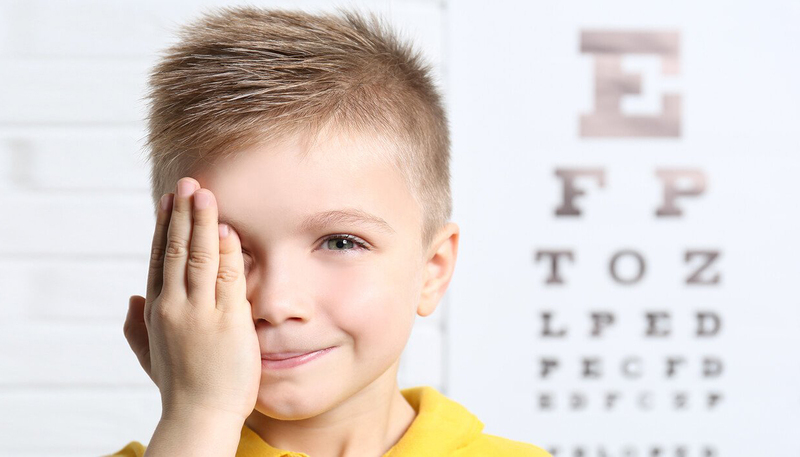
#> input picture img/01/face1.jpg, 800 x 457 px, found by its file name
$ jupyter execute 13.ipynb
#> lines starting #> are read from the running program, lines starting #| are printed output that depends on the picture
Computer Vision with Python, OpenCV, Pytorch

Histogram Equalization

[cell 1]
from PIL import Image
import numpy as np
import matplotlib.pyplot as plt

[cell 2]
image_path = '/Users/dandev947366/Desktop/Projects-github/computer-vision/computer-vision/img/01/face1.jpg'

image = Image.open(image_path)
#> image is the input picture: PIL image 800x457 RGB; mean R, G, B 222.8, 212.3, 207.3

def histogram_equalization(image, nbr_bins=256):
#> called with nbr_bins = 256
    if image.mode != 'L':
        image = image.convert('L')
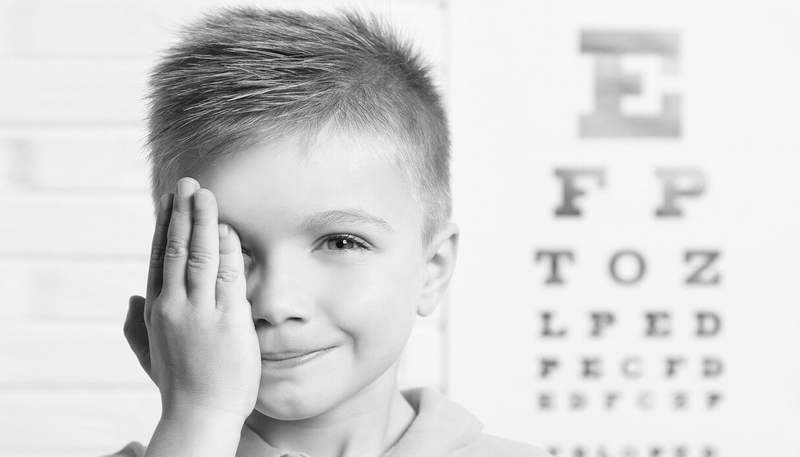
#> image: PIL image 800x457 L; min 7, max 254, mean 214.9

    image_array = np.array(image)

    histogram, bins = np.histogram(image_array, bins=nbr_bins, range=(0, 256), density=True)
#> histogram = 256 values, max 0.0998 at index 246, min 0 at index 0, mean 0.00391; bins = 257 values from 0 to 256

    cdf = histogram.cumsum()
#> cdf = 256 values from 0 to 1
    cdf = 255 * cdf /cdf[-1]
#> cdf = 256 values from 0 to 255

    image_equalized = np.interp(image_array, bins[:-1], cdf)
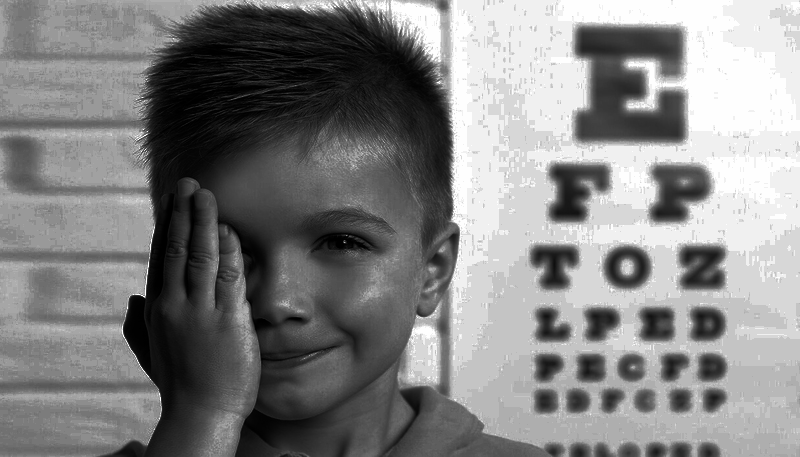
#> image_equalized: shape (457, 800) float64; min 0.00139, max 255, mean 131.6
    equalized_image = Image.fromarray(image_equalized.astype('uint8'))
    return equalized_image

[cell 3]
equalized_image = histogram_equalization(image)

plt.figure(figsize=(15, 10))

plt.subplot(2, 2, 1)
plt.imshow(image.convert('L'), cmap='gray')
plt.title('Original image')

plt.subplot(2, 2, 2)
plt.hist(np.array(image.convert('L')).flatten(), bins=128)
plt.title('Histogram - original image')

plt.subplot(2, 2, 3)
plt.imshow(equalized_image, cmap='gray')
plt.title('Equalized image')

plt.subplot(2, 2, 4)
plt.hist(np.array(equalized_image).flatten(), bins=128)
plt.title('Histogram - equalized image')

plt.show()
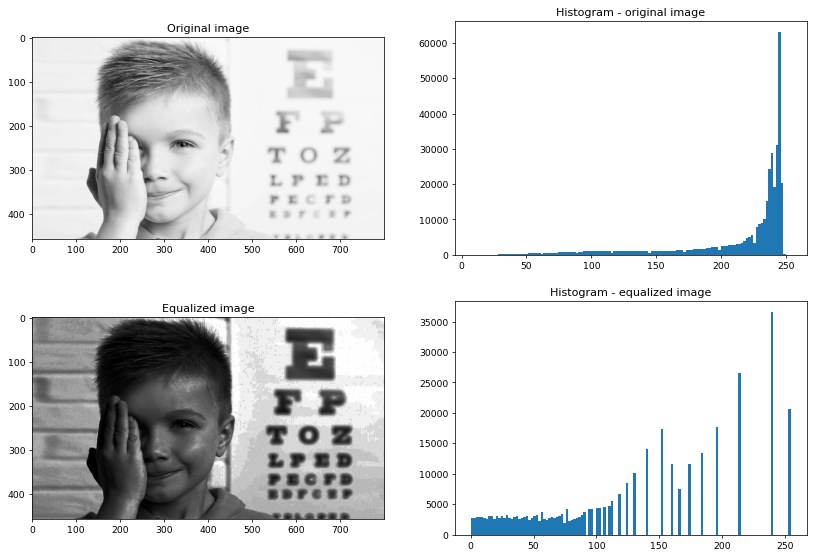
#> figure drawn by matplotlib, 4 panels; panel 2: tallest bar 63009 high, from x = 244.4 to 246.3; panel 4: tallest bar 36496 high, from x = 239.1 to 241.1
